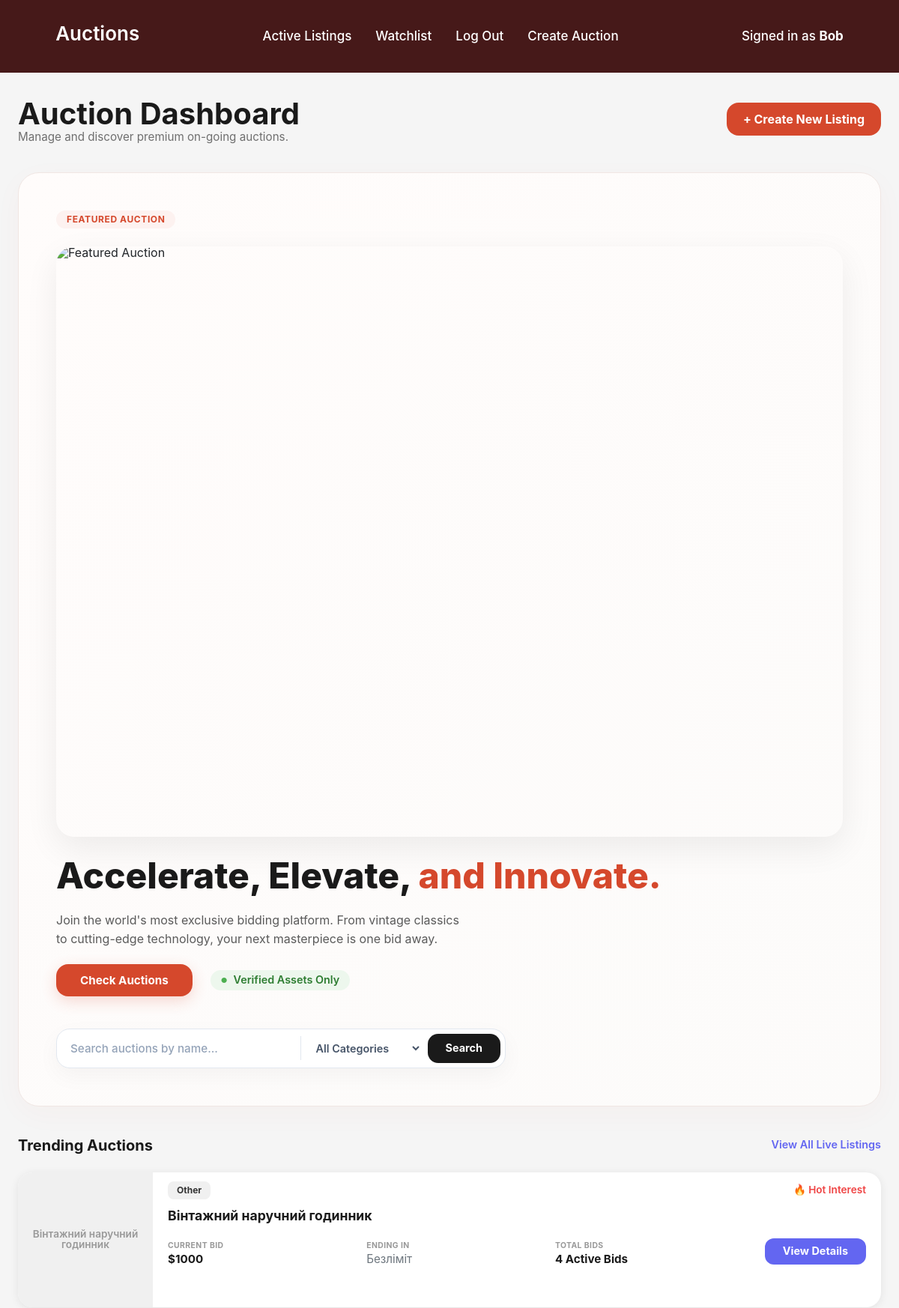
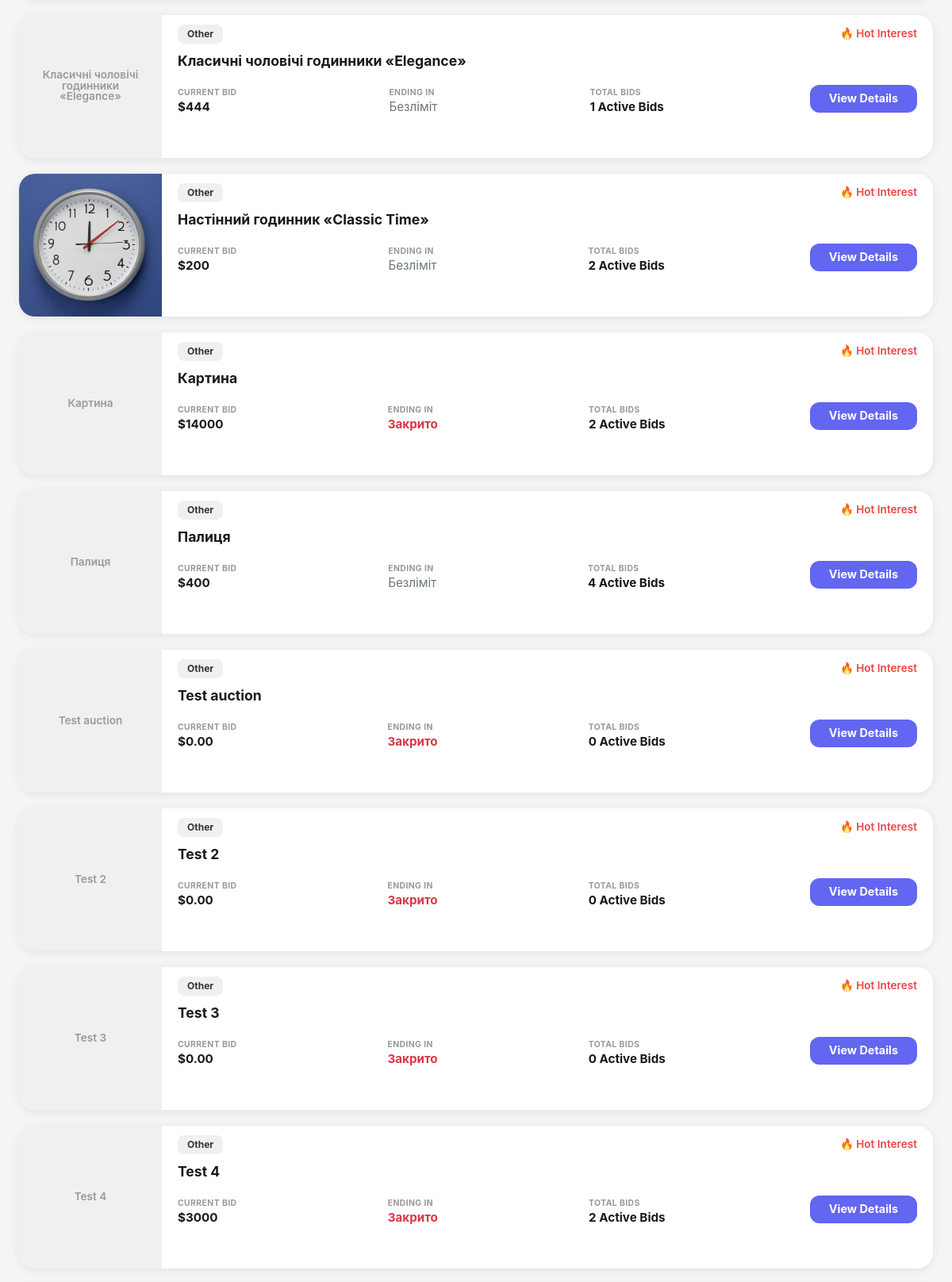
The page / (signed in, upper part) on the database its author committed (2 pictures, top to bottom).
### auctions/models.py (models this page shows, shortened)
class User(AbstractUser):
    pass

class Auctions(models.Model):
    CATEGORY_CHOICES = [
        ('tech', 'Technology'),
        ('art', 'Fine Art'),
        ('fashion', 'Fashion'),
        ('home', 'Home & Garden'),
        ('other', 'Other'),
    ]
    name = models.CharField(max_length=64)
    description = models.TextField()
    start_price = models.DecimalField(max_digits=10, decimal_places=2)
    image = models.ImageField(upload_to="auction_images/", blank=True, null=True)
    active = models.BooleanField(default=True)
    category = models.CharField(
        max_length=20,
        choices=CATEGORY_CHOICES,
        default='other'
    )
    owner = models.ForeignKey(User, on_delete=models.CASCADE, related_name="my_auctions", null=True, blank=True)
    winner = models.ForeignKey(User, on_delete=models.SET_NULL, null=True, blank=True, related_name="won_auctions")
    end_time = models.DateTimeField(null=True, blank=True)
    def current_price(self):
        max_bid = self.bids.aggregate(models.Max("amount"))["amount__max"]
        return max_bid if max_bid else self.start_price

### auctions/views.py (the view)
# urls.py: path("", views.index, name="index"),
def index(request):
    close_expired_auctions()
    query = request.GET.get('q', '').strip()
    category_filter = request.GET.get('category', '').strip()
    auctions = Auctions.objects.all()
    if query:
        auctions = auctions.filter(name__icontains=query)
    if category_filter and category_filter != 'all':
        auctions = auctions.filter(category=category_filter)
    return render(request, "auctions/index.html", {
        "auctions": auctions,
        "query": query,
        "category_filter": category_filter,
        "categories": Auctions.CATEGORY_CHOICES
    })

### auctions/views.py (called while the page is built)
def close_expired_auctions():
    now = timezone.now()
    expired_auctions = Auctions.objects.filter(active=True, end_time__isnull=False, end_time__lte=now)
    for auction in expired_auctions:
        highest_bid = auction.bids.order_by("-amount").first()
        if highest_bid:
            auction.winner = highest_bid.user
        auction.active = False
        auction.save()

### auctions/templates/auctions/index.html (shortened to what this page needs)
{% extends "auctions/layout.html" %}
{% block content %}
    <div class="index-page">
        <div class="index-header">
            <div class="index-header-content">
                <h1 class="index-title">Auction Dashboard</h1>
                <p class="index-subtitle">Manage and discover premium on-going auctions.</p>
            </div>
            <div class="index-header-actions">
                <a href="{% url 'new_auction' %}" class="button-primary">+ Create New Listing</a>
            </div>
        </div>
        <div class="featured-section">
            <div class="featured-badge">Featured Auction</div>
            <div class="featured-content">
                <div class="featured-text">
                    <h2 class="featured-title">Accelerate, Elevate, <span>and Innovate.</span></h2>
                    <p class="featured-description">Join the world's most exclusive bidding platform. From vintage classics to cutting-edge technology, your next masterpiece is one bid away.</p>
                    <div class="featured-actions">
                        <a href="#auctions" class="button-featured">Check Auctions</a>
                        <div class="verified-badge">
                            <span class="verified-dot">●</span>
                            Verified Assets Only
                        </div>
                    </div>
                    <form method="GET" action="{% url 'index' %}" class="minimal-search-form">
                        <div class="search-input-group">
                            <input type="text" name="q" value="{{ query }}" placeholder="Search auctions by name..." class="search-field">
                        </div>
                        <select name="category" class="category-dropdown" onchange="this.form.submit()">
                            <option value="all">All Categories</option>
                        </select>
                        <button type="submit" class="search-submit-btn">Search</button>
                    </form>
                </div>
                {% load static %}
                <div class="featured-image">
                    {% if featured_auction and featured_auction.image %}
                        <img src="{{ featured_auction.image.url }}" alt="Featured Auction">
                    {% else %}
                        <img src="{% static 'auctions/images/background.jpg' %}" alt="Featured Auction">
                    {% endif %}
                </div>
            </div>
        </div>
        <div class="trending-section">
            <div class="trending-header">
                <h3 class="trending-title">Trending Auctions</h3>
                <a href="#" class="view-all-link">View All Live Listings</a>
            </div>
            <div class="auctions-list-container">
                {% for auction in auctions %}
                <div class="auction-list-item">
                    <div class="auction-item-image">
                        {% if auction.image %}
                            <img src="{{ auction.image.url }}" alt="{{ auction.name }}">
                        {% else %}
                            <div class="no-image-placeholder">{{ auction.name }}</div>
                        {% endif %}
                    </div>
                    <div class="auction-item-body">
                        <div class="auction-item-header">
                            <span class="category-badge">{{ auction.get_category_display }}</span>
                            <span class="hot-interest">🔥 Hot Interest</span>
                        </div>
                        <h4 class="auction-item-title">{{ auction.name }}</h4>
                        <div class="auction-item-footer">
                            <div class="auction-item-stats">
                                <div class="stat-item">
                                    <div class="stat-label">CURRENT BID</div>
                                    <div class="stat-value">${{ auction.current_price }}</div>
                                </div>
                                <div class="stat-item">
                                    <div class="stat-label">ENDING IN</div>
                                    <div class="stat-value">
                                        {% if auction.active %}
                                            {% if auction.end_time %}
                                                <span class="card-countdown" data-endtime="{{ auction.end_time|date:'c' }}">Завантаження...</span>
                                            {% else %}
                                                <span style="color: #6c757d; font-weight: normal;">Безліміт</span>
                                            {% endif %}
                                        {% else %}
                                            <span style="color: #dc3545; font-weight: bold;">Закрито</span>
                                        {% endif %}
                                    </div>
                                </div>
                                <div class="stat-item">
                                    <div class="stat-label">TOTAL BIDS</div>
                                    <div class="stat-value">{{ auction.bids.count }} Active Bids</div>
                                </div>
                            </div>
                            <a href="{% url 'auction' auction.id %}" class="button-view-details">View Details</a>
                        </div>
                    </div>
                </div>
                {% endfor %}
            </div>
        </div>
    </div>
{% endblock %}

### auctions/templates/auctions/header.html (shortened to what this page needs)
<div class="header">
    <div class="header_container">
        <h1>Auctions</h1>
        <ul class="header_nav">
            <li class="nav-item">
                <a class="nav-link" href="{% url 'index' %}">Active Listings</a>
            </li>
            <li class="nav-item">
                <a class="nav-link" href="{% url 'watchlist' %}">Watchlist</a>
            </li>
            {% if user.is_authenticated %}
                <li class="nav-item">
                    <a class="nav-link" href="{% url 'logout' %}">Log Out</a>
                </li>
                <li class="nav-item">
                    <a class="nav-link" href="{% url 'new_auction' %}">Create Auction</a>
                </li>
            {% endif %}
        </ul>
        <div class="header_profile">
            {% if user.is_authenticated %}
                <a href="{% url 'dashboard' %}" class="profile-link">
                    Signed in as <strong>{{ user.username }}</strong>
                </a>
            {% else %}
                Not signed in.
            {% endif %}
        </div>
    </div>
</div>

### rows shown on the page
User: username "Bob"
Auctions: name "Вінтажний наручний годинник", category "Other", current_price "1000", active "Безліміт", bids.count "4"
Auctions: name "Класичні чоловічі годинники «Elegance»", category "Other", current_price "444", active "Безліміт", bids.count "1"
Auctions: image (picture), category "Other", name "Настінний годинник «Classic Time»", current_price "200", active "Безліміт", bids.count "2"
Auctions: name "Картина", category "Other", current_price "14000", active "Закрито", bids.count "2"
Auctions: name "Палиця", category "Other", current_price "400", active "Безліміт", bids.count "4"
Auctions: name "Test auction", category "Other", current_price "0.00", active "Закрито", bids.count "0"
Auctions: name "Test 2", category "Other", current_price "0.00", active "Закрито", bids.count "0"
Auctions: name "Test 3", category "Other", current_price "0.00", active "Закрито", bids.count "0"
Auctions: name "Test 4", category "Other", current_price "3000", active "Закрито", bids.count "2"
